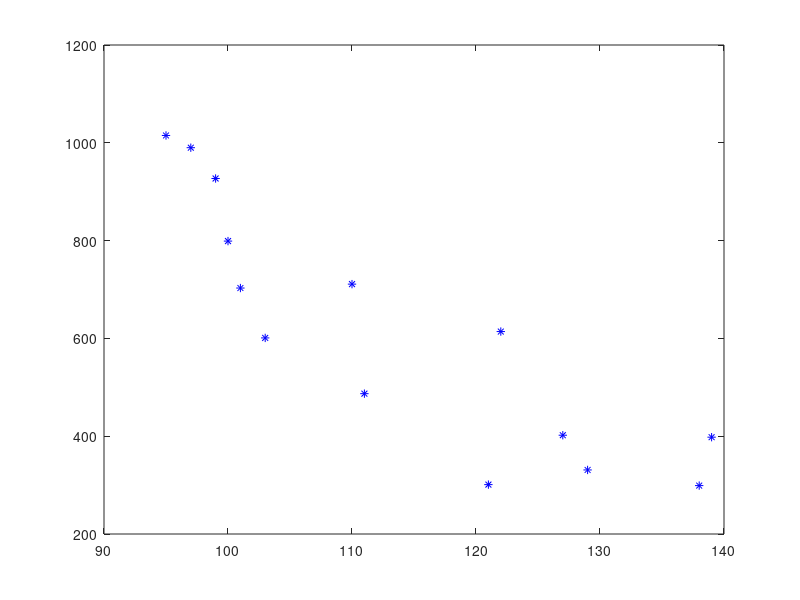

MATLAB code to generate this figure: (Note: this script raises an error after producing the figure.)
kpu = [331; 299; 301; 398; 402; 487; 601; 614; 703; 711; 799; 927; 990; 1015];
pc = [129; 138; 121; 139; 127; 111; 103; 122; 101; 110; 100; 99; 97; 95];

n = size(kpu, 1);

plot(pc, kpu, 'b*')
hold on

[b_hat, y_hat, RSS] = lreg([ones(n, 1) pc], kpu);
disp(['Jednacina linearnog modela je y = ', num2str(b_hat(1)), ' + (', num2str(b_hat(2)), ') * x.'])
disp(['Suma kvadrata reziduala linearnog modela je ', num2str(RSS), '.'])
plot(pc, y_hat, 'k')

h = 1e-11;
max_iter = 100;
stop = 1e-11;

f1 = @(b) (b(2) ./ pc) + b(1);
beta_hat_f1 = [200; 1];
[beta_hat_f1, n_iter_f1, y_hat_f1, RSS_f1] = gn(kpu, f1, beta_hat_f1, h, max_iter, stop);
disp(['Jednacina prvog nelinearnog modela je y = (', num2str(beta_hat_f1(2)), ' / x) + (', num2str(beta_hat_f1(1)), ').'])
disp(['Suma kvadrata reziduala prvog nelinearnog modela je ', num2str(RSS_f1), '.'])

f2 = @(b) b(2) ./ (pc + b(1));
beta_hat_f2 = [-55; 36000];
[beta_hat_f2, n_iter_f2, y_hat_f2, RSS_f2] = gn(kpu, f2, beta_hat_f2, h, max_iter, stop);
disp(['Jednacina drugog nelinearnog modela je y = ', num2str(beta_hat_f2(2)), ' / (x + (', num2str(beta_hat_f2(1)), ')).'])
disp(['Suma kvadrata reziduala drugog nelinearnog modela je ', num2str(RSS_f2), '.'])

f3 = @(b) (b(2) ./ (pc + b(1))) + b(3);
beta_hat_f3 = [beta_hat_f2(1); beta_hat_f2(2); 0];
[beta_hat_f3, n_iter_f3, y_hat_f3, RSS_f3] = gn(kpu, f3, beta_hat_f3, h, max_iter, stop);
disp(['Jednacina treceg nelinearnog modela je y = (', num2str(beta_hat_f3(2)), ' / (x + (', num2str(beta_hat_f3(1)), '))) + (', num2str(beta_hat_f3(3)), ').'])
disp(['Suma kvadrata reziduala treceg nelinearnog modela je ', num2str(RSS_f3), '.'])

d = 3;
step = 0.1;
pcv = (min(pc) - d):step:(max(pc) + d);
plot(pcv, (beta_hat_f1(2) ./ pcv) + beta_hat_f1(1), 'r')
plot(pcv, beta_hat_f2(2) ./ (pcv + beta_hat_f2(1)), 'g')
plot(pcv, (beta_hat_f3(2) ./ (pcv + beta_hat_f3(1))) + beta_hat_f3(3), 'b')
hold off
